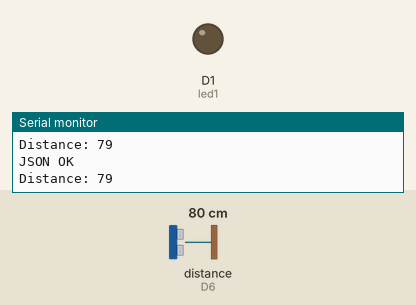
A sketch run on a simulated ESP8266 (NodeMCU). On the bench: output pins drawn as LEDs (lit = HIGH), the last lines printed to the serial monitor. Wiring (inferred from the names in the program): ultrasonic range finder: trigger D5; echo D6. Inputs (shaded band) come from the test bench; at power-on: distance to the obstacle (sensor on D6) 80 cm. The echo pulse lasts 58.3 µs per cm; WiFi joins after 1.5 s; servers stay silent unless stated; uploads are accepted with an empty reply; pins used as bus, display or sensor lines are not drawn.

Above: at 2.7 s.
2.8 s: distance to the obstacle (sensor on D6) set to 16 cm
4.3 s: distance to the obstacle (sensor on D6) set to 13 cm
At 5.5 s:
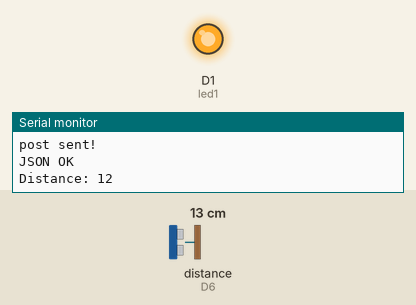
6.0 s: distance to the obstacle (sensor on D6) set to 18 cm
At 7.0 s:
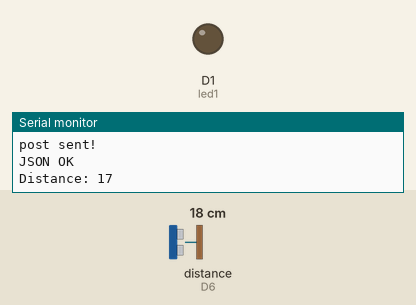
7.8 s: distance to the obstacle (sensor on D6) set to 2 cm
At 8.8 s:
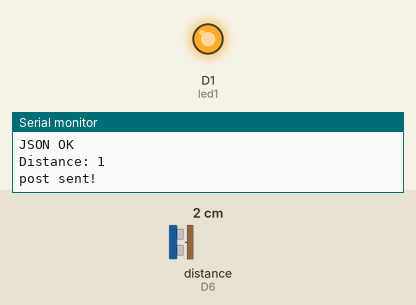
Timing chart, 0 to 10.8 s (numbered marks = the images above; inputs shaded):
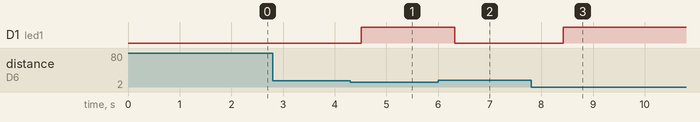

Measured:
- the behaviour switches between 15 and 14 cm on distance to the obstacle (sensor on D6) (found by bisection; images 0 and 1)
- after the input at 4.3 s, D1 (led1): LOW → HIGH after 0.22 s
- after the input at 6.0 s, D1 (led1): HIGH → LOW after 0.32 s
- after the input at 7.8 s, D1 (led1): LOW → HIGH after 0.63 s

The sketch:

https_requests_webhook_ultrasonic.ino
```cpp
#include <WiFiClientSecure.h>
#include <ArduinoJson.h>
#include <ESP8266WiFi.h>
#include <ESP8266HTTPClient.h>

int trigPin = 14;
int echoPin = 12;
int led1 = 5;
long duration;
int distance;

const char* ssid="AJNIN";
const char* passwd="f!oxyou!!!.";

String url = "";
//String url = "http://info.cern.ch/";
//String postData = "{\"username\":\"Karla\",\"content\":\"hoi\"}";

String host = "https://discord.com";
int httpsPort = 443;
const char* fingerpr = "7F 8C 3C 11 CB B1 87 28 AA 1B Bf 7B E0 D0 49 64 A6 D3 DA 3A";

void setup() {
  pinMode(trigPin, OUTPUT);
  pinMode(echoPin, INPUT);
  pinMode(led1, OUTPUT);
  Serial.begin(115200);

  Serial.println("Connecting.");
  WiFi.begin(ssid, passwd);

  while( WiFi.status() != WL_CONNECTED ){
      delay(500);
      Serial.print(".");
  }

  digitalWrite(LED_BUILTIN, HIGH);
  Serial.println();

  Serial.println("Wifi Connected Success!");
  Serial.print("NodeMCU IP Address : ");
  Serial.println(WiFi.localIP() );

}


void loop() {
  HTTPClient https;

  WiFiClientSecure client;
  client.setInsecure(); //the magic line, use with caution
  client.connect(host, httpsPort);


  //Serial.println("Starting JSON");
  StaticJsonBuffer<69> jsonBuffer;
  char json[] = "{\"username\":\"Karla\",\"content\":\"hoi\"}";
  JsonObject& root = jsonBuffer.parseObject(json);
  if(!root.success()) {
    Serial.println("parseObject() failed");
  } else {
    Serial.println("JSON OK");
  }

  String postData;
  root.printTo(postData);

  https.begin(client, url);
  https.addHeader("Content-Type", "application/json");

  digitalWrite(trigPin, LOW);
  delayMicroseconds(2);
  digitalWrite(trigPin, HIGH);
  delayMicroseconds(10);
  digitalWrite(trigPin, LOW);


  duration = pulseIn(echoPin, HIGH);

  distance= duration*0.034/2;

  Serial.print("Distance: ");
  Serial.println(distance);
  if(distance <= 13){
    digitalWrite(led1, HIGH);
    int httpCode = https.POST(postData);
/*  if (httpCode > 0) {
      Serial.println("post sent!");
      //Get the request response payload
      String payload = https.getString();
      //Print the response payload
      Serial.println(payload);
      }
      //Close connection
      https.end();
      Serial.println(httpCode); */
    Serial.println("post sent!");
  }else{
    digitalWrite(led1, LOW);
  }
  delay(500);
}
```
